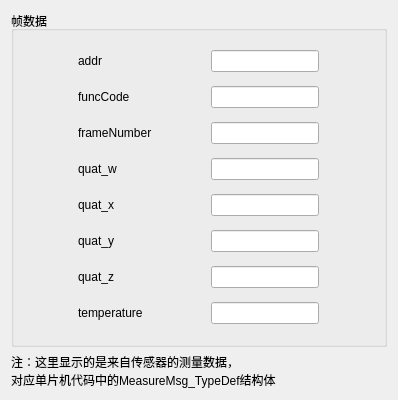
<?xml version="1.0" encoding="UTF-8"?>
<ui version="4.0">
 <class>frameDisplayClass</class>
 <widget class="QWidget" name="frameDisplayClass">
  <property name="geometry">
   <rect>
    <x>0</x>
    <y>0</y>
    <width>398</width>
    <height>400</height>
   </rect>
  </property>
  <property name="sizePolicy">
   <sizepolicy hsizetype="Preferred" vsizetype="Expanding">
    <horstretch>0</horstretch>
    <verstretch>0</verstretch>
   </sizepolicy>
  </property>
  <property name="windowTitle">
   <string>frameDisplay</string>
  </property>
  <layout class="QVBoxLayout" name="verticalLayout">
   <item>
    <widget class="QGroupBox" name="groupBox">
     <property name="title">
      <string>帧数据</string>
     </property>
     <layout class="QGridLayout" name="gridLayout">
      <item row="5" column="1">
       <widget class="QLineEdit" name="LE_quat_y">
        <property name="sizePolicy">
         <sizepolicy hsizetype="Maximum" vsizetype="Fixed">
          <horstretch>0</horstretch>
          <verstretch>0</verstretch>
         </sizepolicy>
        </property>
       </widget>
      </item>
      <item row="6" column="1">
       <widget class="QLineEdit" name="LE_quat_z">
        <property name="sizePolicy">
         <sizepolicy hsizetype="Maximum" vsizetype="Fixed">
          <horstretch>0</horstretch>
          <verstretch>0</verstretch>
         </sizepolicy>
        </property>
       </widget>
      </item>
      <item row="2" column="1">
       <widget class="QLineEdit" name="LE_frameNumber">
        <property name="sizePolicy">
         <sizepolicy hsizetype="Maximum" vsizetype="Fixed">
          <horstretch>0</horstretch>
          <verstretch>0</verstretch>
         </sizepolicy>
        </property>
       </widget>
      </item>
      <item row="1" column="0">
       <widget class="QLabel" name="label_2">
        <property name="text">
         <string>funcCode</string>
        </property>
       </widget>
      </item>
      <item row="1" column="1">
       <widget class="QLineEdit" name="LE_funcCode">
        <property name="sizePolicy">
         <sizepolicy hsizetype="Maximum" vsizetype="Fixed">
          <horstretch>0</horstretch>
          <verstretch>0</verstretch>
         </sizepolicy>
        </property>
       </widget>
      </item>
      <item row="0" column="1">
       <widget class="QLineEdit" name="LE_addr">
        <property name="sizePolicy">
         <sizepolicy hsizetype="Maximum" vsizetype="Fixed">
          <horstretch>0</horstretch>
          <verstretch>0</verstretch>
         </sizepolicy>
        </property>
       </widget>
      </item>
      <item row="5" column="0">
       <widget class="QLabel" name="label_7">
        <property name="text">
         <string>quat_y</string>
        </property>
       </widget>
      </item>
      <item row="0" column="2" rowspan="8">
       <layout class="QGridLayout" name="GL_fsr"/>
      </item>
      <item row="7" column="0">
       <widget class="QLabel" name="label_9">
        <property name="sizePolicy">
         <sizepolicy hsizetype="Maximum" vsizetype="Preferred">
          <horstretch>0</horstretch>
          <verstretch>0</verstretch>
         </sizepolicy>
        </property>
        <property name="text">
         <string>temperature</string>
        </property>
       </widget>
      </item>
      <item row="2" column="0">
       <widget class="QLabel" name="label_4">
        <property name="sizePolicy">
         <sizepolicy hsizetype="Maximum" vsizetype="Preferred">
          <horstretch>0</horstretch>
          <verstretch>0</verstretch>
         </sizepolicy>
        </property>
        <property name="text">
         <string>frameNumber</string>
        </property>
       </widget>
      </item>
      <item row="6" column="0">
       <widget class="QLabel" name="label_8">
        <property name="text">
         <string>quat_z</string>
        </property>
       </widget>
      </item>
      <item row="0" column="0">
       <widget class="QLabel" name="label">
        <property name="text">
         <string>addr</string>
        </property>
       </widget>
      </item>
      <item row="3" column="0">
       <widget class="QLabel" name="label_5">
        <property name="text">
         <string>quat_w</string>
        </property>
       </widget>
      </item>
      <item row="7" column="1">
       <widget class="QLineEdit" name="LE_temperature">
        <property name="sizePolicy">
         <sizepolicy hsizetype="Maximum" vsizetype="Fixed">
          <horstretch>0</horstretch>
          <verstretch>0</verstretch>
         </sizepolicy>
        </property>
       </widget>
      </item>
      <item row="3" column="1">
       <widget class="QLineEdit" name="LE_quat_w">
        <property name="sizePolicy">
         <sizepolicy hsizetype="Maximum" vsizetype="Fixed">
          <horstretch>0</horstretch>
          <verstretch>0</verstretch>
         </sizepolicy>
        </property>
       </widget>
      </item>
      <item row="4" column="1">
       <widget class="QLineEdit" name="LE_quat_x">
        <property name="sizePolicy">
         <sizepolicy hsizetype="Maximum" vsizetype="Fixed">
          <horstretch>0</horstretch>
          <verstretch>0</verstretch>
         </sizepolicy>
        </property>
       </widget>
      </item>
      <item row="4" column="0">
       <widget class="QLabel" name="label_6">
        <property name="text">
         <string>quat_x</string>
        </property>
       </widget>
      </item>
      <item row="0" column="3" rowspan="8">
       <layout class="QGridLayout" name="GL_tmpr"/>
      </item>
     </layout>
    </widget>
   </item>
   <item>
    <widget class="QLabel" name="label_3">
     <property name="sizePolicy">
      <sizepolicy hsizetype="Preferred" vsizetype="Maximum">
       <horstretch>0</horstretch>
       <verstretch>0</verstretch>
      </sizepolicy>
     </property>
     <property name="text">
      <string>注：这里显示的是来自传感器的测量数据，
对应单片机代码中的MeasureMsg_TypeDef结构体</string>
     </property>
    </widget>
   </item>
  </layout>
 </widget>
 <layoutdefault spacing="6" margin="11"/>
 <resources/>
 <connections/>
</ui>
